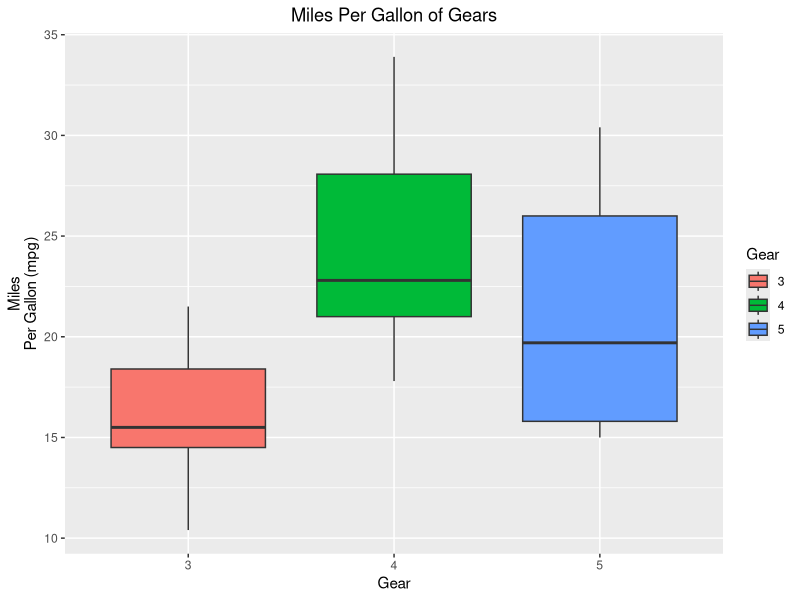
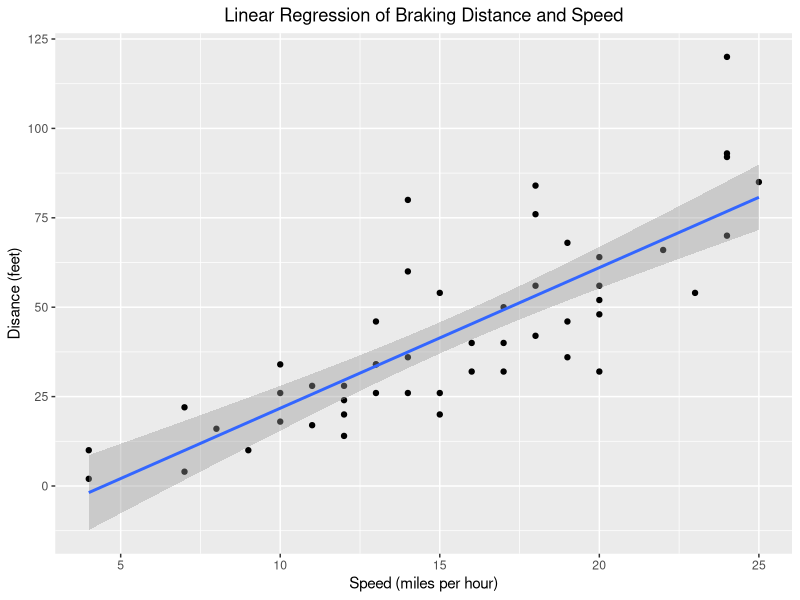
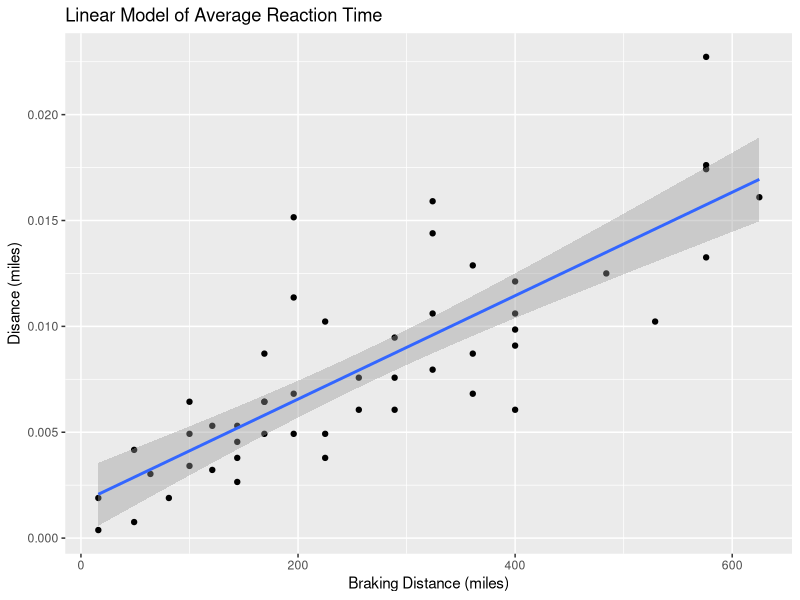

Generate these figures, in order, with R:
## ---- chunk 1
knitr::opts_chunk$set(echo = TRUE)
## ---- chunk 2
sum(5:55) # the sum function in combination with the : operator sums all consecutive values between the two values within the brackets. 
## ---- chunk 3

sumfun <- function(n) {  
  sum(5:n) # sumfun is a function that was created using the function command to sum the consecutive values from 5 to any number n. 
}
## ---- chunk 4
sumfunresult <- c(10, 20, 100)
lapply(sumfunresult, FUN = sumfun) # using the lapply function to apply sumfun to all variables in the sumfunresult vector
## ---- chunk 5
fibonacci = function(n) { # create a function fibonacci to calculate fibonacci on n values
x = numeric(n) # values of numeric type
x[1:2] = 1 # sets the first two values as 1
for(i in 3:n) x[i] = x[i-1] + x[i-2] # repeats the loop from the third value
return(x) # return the new vector
}

fibonacci(12) 

## ---- chunk 6
data(mtcars)
library(ggplot2)

mtcars$gear <- as.factor(mtcars$gear) # sets the gear variable as a factor rather than a numeric
p <- ggplot(mtcars, aes(x=gear, y=mpg, fill=gear)) + 
  geom_boxplot()+ xlab("Gear") + ylab("Miles
Per Gallon (mpg)") + scale_fill_discrete(name = "Gear") +
  ggtitle("Miles Per Gallon of Gears")
p + theme(plot.title= element_text(hjust = 0.5)) 
## ---- chunk 7
data(cars) # load cars data into Rstudio
summary.cars <- lm(cars, formula = dist ~ speed)  # apply the linear model to the x and y variables
summary(summary.cars) # display summary statistics of the linear model

help(cars) #provides information on the units used
## ---- chunk 8
carsplot <- ggplot(cars, aes(x=speed, y=dist)) +
  geom_point() + geom_smooth(formula= y ~ x, method=lm) + # create a scatterplot
  xlab("Speed (miles per hour)") + ylab("Disance (feet)") + # add axis labels
  ggtitle("Linear Regression of Braking Distance and Speed") # add a title 

carsplot + theme(plot.title= element_text(hjust = 0.5)) # reposition the title to the centre

## ---- chunk 9
# create a variable dist.miles which is the braking distance in miles instead of feet
dist.miles <- cars$dist* 0.000189394 # convert the braking distance in feet into miles
# create a variable called speed.lin 
braking.dist <- cars$speed^2 # if breaking distance is proportional to the square of the speed then square the speed
# using lm to apply the linear model to the two variables
lm(formula = dist.miles ~ braking.dist)
## ---- chunk 10
# the slope must be equal to the average reaction time
reaction.time <- 2.443e-05 # this is the average reaction time in hours
# convert the average reaction time into seconds (1 hour = 3600 seconds)
reaction.time.seconds <- reaction.time*3600
reaction.time.seconds
## ---- chunk 11

plot5 <- data.frame(dist.miles, braking.dist)
linear.plot <- ggplot(plot5, aes(x=braking.dist, y=dist.miles)) +
                        geom_point() + geom_smooth(method = "lm", formula = y ~ x) +
  xlab("Braking Distance (miles)") + ylab("Disance (miles)") + # add axis labels
  ggtitle("Linear Model of Average Reaction Time") # add a title 
linear.plot         
